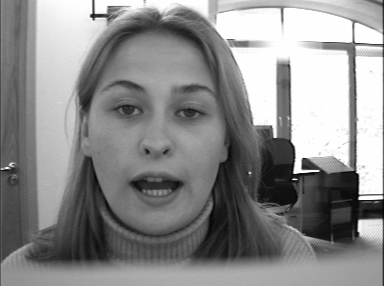
#> input picture eye_detection/22.pgm, 384 x 286 px
$ python whiteThresh.py
#> lines starting #> are read from the running program, lines starting #| are printed output that depends on the picture; after the words box and inside, x2 and y2 are one past the last pixel; in counts of white or black regions, pixels touching at a corner belong together
import cv2
import numpy as np

img = cv2.imread("22.pgm")
#> img is the input picture: shape (286, 384, 3); min 1, max 254, mean 139.6
gray = cv2.cvtColor(img, cv2.COLOR_BGR2GRAY)
ret, thresh = cv2.threshold(gray,110,255,cv2.THRESH_BINARY)
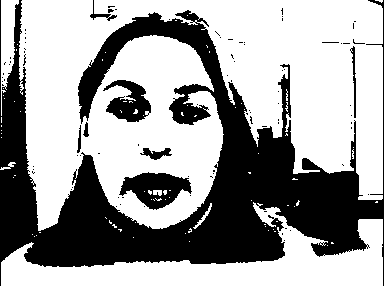
#> thresh: shape (286, 384); 62.5% white; 89 black regions (81 under 20 px), largest, box (x1, y1, x2, y2) and area: (0, 0, 384, 286) 37630, (119, 172, 192, 210) 1572, (103, 80, 151, 122) 1123
thresh2 = 255 - thresh
cv2.imshow("thresh", thresh)
cv2.waitKey(0)
cv2.imshow("thresh2", thresh2)
cv2.waitKey(0)

$ run again, with eye_detection/1.pgm copied over eye_detection/22.pgm
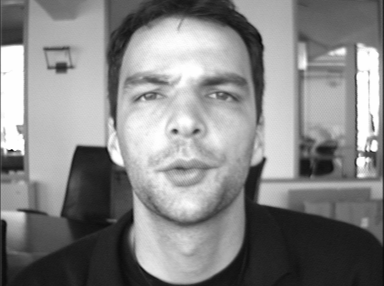
#> input picture eye_detection/1.pgm, 384 x 286 px
#> img is the input picture: shape (286, 384, 3); min 9, max 254, mean 133.6
#> `ret, thresh = cv2.threshold(gray,110,255,cv2.THRESH_BINARY)`:
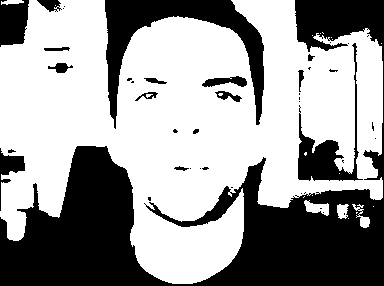
#> thresh: shape (286, 384); 61.3% white; 43 black regions (27 under 20 px), largest, box (x1, y1, x2, y2) and area: (0, 0, 384, 286) 31860, (105, 0, 264, 129) 5712, (298, 43, 363, 181) 2036

$ run again, with eye_detection/10.pgm copied over eye_detection/22.pgm
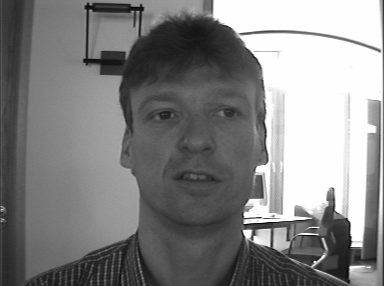
#> input picture eye_detection/10.pgm, 384 x 286 px
#> img is the input picture: shape (286, 384, 3); min 1, max 254, mean 131
#> `ret, thresh = cv2.threshold(gray,110,255,cv2.THRESH_BINARY)`:
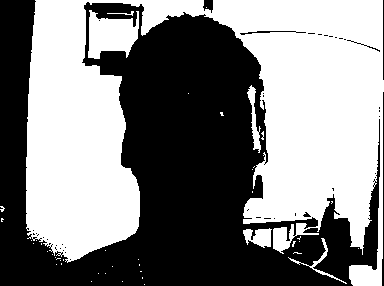
#> thresh: shape (286, 384); 51% white; 44 black regions (37 under 20 px), largest, box (x1, y1, x2, y2) and area: (0, 0, 380, 286) 53175, (382, 92, 384, 286) 221, (203, 0, 213, 13) 91

$ run again, with eye_detection/11.pgm copied over eye_detection/22.pgm
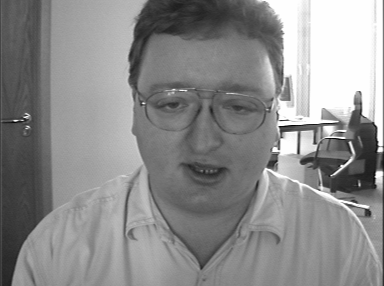
#> input picture eye_detection/11.pgm, 384 x 286 px
#> img is the input picture: shape (286, 384, 3); min 2, max 254, mean 139.9
#> `ret, thresh = cv2.threshold(gray,110,255,cv2.THRESH_BINARY)`:
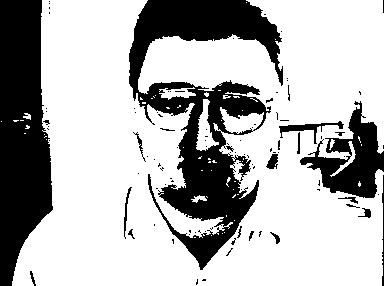
#> thresh: shape (286, 384); 70.7% white; 98 black regions (78 under 20 px), largest, box (x1, y1, x2, y2) and area: (129, 0, 283, 270) 15895, (0, 0, 53, 286) 11307, (300, 101, 384, 198) 3528
